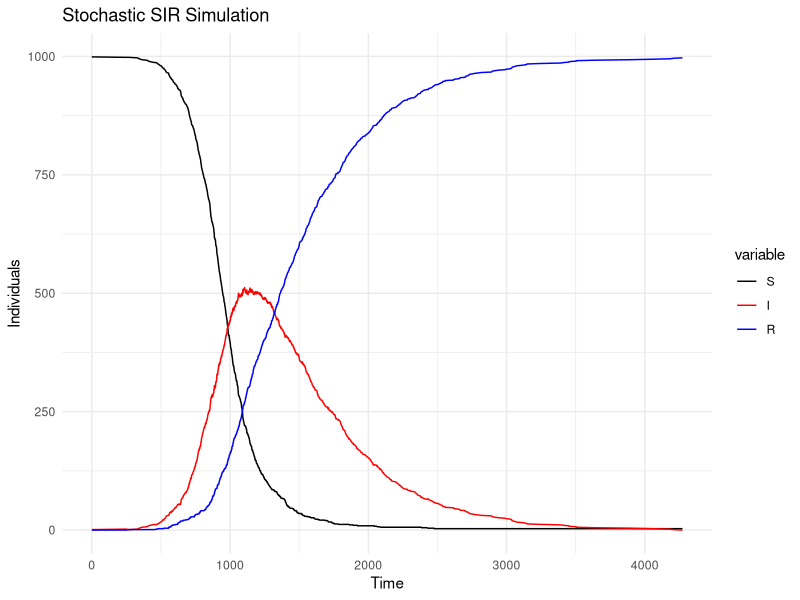

This chart was generated by the following R code:

library(ggplot2) 
library(dplyr) 
library(reshape2)
rm(list = ls())

time <- 0 
timeEnd<- 1000000000


beta = 0.00001  
gamma = 1/500  

S0 = 999 
I0 = 1
R0 =  0  


S<- numeric(0)
I <- numeric(0) 
R <- numeric(0)   
t <- numeric(0)



while (time < timeEnd) {  
  
  #need to update S and I 
  S<-  c(S,S0) 
  I <- c(I,I0) 
  R <- c(R,R0)
  t <- c(t,time)
  
  #updating time value with time till next event, the rate is the total rate for any event  
  if (I0 == 0) break # the stupid order 
  dt <- rexp(1,rate = beta*S0*I0 + gamma*I0) 
  time <- time + dt     
  
  
  #creating random event 
  randEvent <- runif(1) 
  
  w <- (beta*S0*I0)/(beta*S0*I0+ gamma*I0) 
  if (randEvent < w) { 
    S0 = S0 -1 
    I0 = I0 + 1 
    R0 = R0 
  } else {  
    S0 = S0 
    I0 = I0 - 1 
    R0 = R0 + 1 
  } 
} 

out_df <- data.frame (time = t, S=S, I=I, R=R) 


df_long <- melt(out_df, id.vars = c("time"))

# Plot
ggplot(df_long, aes(x = time, y = value, color = variable)) + geom_line() + 
  scale_color_manual (values = c("S"="black", "I" = "red", "R" = "blue"))+ 
  labs(title = "Stochastic SIR Simulation", x = "Time", y = "Individuals") +
  theme_minimal()
